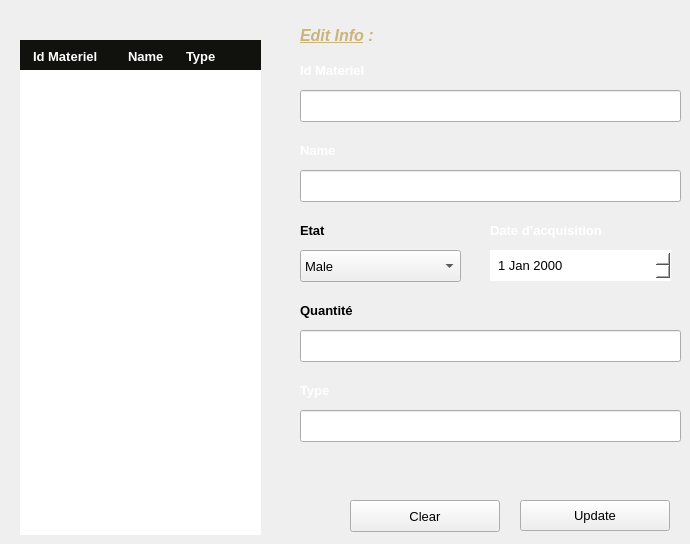
      <widget class="QWidget" name="tab_2">
       <attribute name="title">
        <string>modify</string>
       </attribute>
       <widget class="QLabel" name="label_26">
        <property name="geometry">
         <rect>
          <x>20</x>
          <y>40</y>
          <width>101</width>
          <height>34</height>
         </rect>
        </property>
        <property name="font">
         <font>
          <pointsize>10</pointsize>
          <bold>true</bold>
         </font>
        </property>
        <property name="styleSheet">
         <string notr="true">#label_26
{
	color:white;
	background:#11110E;
padding-left:10px;
}</string>
        </property>
        <property name="text">
         <string>&lt;html&gt;&lt;head/&gt;&lt;body&gt;&lt;p&gt;&lt;span style=&quot; color:#ffffff;&quot;&gt;Id Materiel&lt;/span&gt;&lt;/p&gt;&lt;/body&gt;&lt;/html&gt;</string>
        </property>
       </widget>
       <widget class="QLabel" name="label_27">
        <property name="geometry">
         <rect>
          <x>120</x>
          <y>40</y>
          <width>61</width>
          <height>34</height>
         </rect>
        </property>
        <property name="font">
         <font>
          <pointsize>10</pointsize>
          <bold>true</bold>
         </font>
        </property>
        <property name="styleSheet">
         <string notr="true">#label_27
{
	color:white;
	background:#11110E;
	padding-left:5px;
}</string>
        </property>
        <property name="text">
         <string>&lt;html&gt;&lt;head/&gt;&lt;body&gt;&lt;p&gt;Name&lt;/p&gt;&lt;/body&gt;&lt;/html&gt;</string>
        </property>
       </widget>
       <widget class="QLabel" name="label_28">
        <property name="geometry">
         <rect>
          <x>180</x>
          <y>40</y>
          <width>81</width>
          <height>34</height>
         </rect>
        </property>
        <property name="font">
         <font>
          <pointsize>10</pointsize>
          <bold>true</bold>
         </font>
        </property>
        <property name="styleSheet">
         <string notr="true">#label_28
{
	color:white;
	background:#11110E;
	padding-left:3px;
}</string>
        </property>
        <property name="text">
         <string>&lt;html&gt;&lt;head/&gt;&lt;body&gt;&lt;p&gt;Type&lt;/p&gt;&lt;/body&gt;&lt;/html&gt;</string>
        </property>
       </widget>
       <widget class="QTableView" name="updateTableView">
        <property name="geometry">
         <rect>
          <x>20</x>
          <y>70</y>
          <width>241</width>
          <height>465</height>
         </rect>
        </property>
        <property name="sizePolicy">
         <sizepolicy hsizetype="Fixed" vsizetype="Fixed">
          <horstretch>0</horstretch>
          <verstretch>0</verstretch>
         </sizepolicy>
        </property>
        <property name="focusPolicy">
         <enum>Qt::FocusPolicy::NoFocus</enum>
        </property>
        <property name="autoFillBackground">
         <bool>false</bool>
        </property>
        <property name="frameShape">
         <enum>QFrame::Shape::NoFrame</enum>
        </property>
        <property name="horizontalScrollBarPolicy">
         <enum>Qt::ScrollBarPolicy::ScrollBarAlwaysOff</enum>
        </property>
        <property name="sizeAdjustPolicy">
         <enum>QAbstractScrollArea::SizeAdjustPolicy::AdjustIgnored</enum>
        </property>
        <property name="editTriggers">
         <set>QAbstractItemView::EditTrigger::NoEditTriggers</set>
        </property>
        <property name="tabKeyNavigation">
         <bool>false</bool>
        </property>
        <property name="showDropIndicator" stdset="0">
         <bool>false</bool>
        </property>
        <property name="dragDropOverwriteMode">
         <bool>false</bool>
        </property>
        <property name="alternatingRowColors">
         <bool>true</bool>
        </property>
        <property name="selectionMode">
         <enum>QAbstractItemView::SelectionMode::SingleSelection</enum>
        </property>
        <property name="selectionBehavior">
         <enum>QAbstractItemView::SelectionBehavior::SelectRows</enum>
        </property>
        <property name="textElideMode">
         <enum>Qt::TextElideMode::ElideNone</enum>
        </property>
        <property name="showGrid">
         <bool>false</bool>
        </property>
        <property name="gridStyle">
         <enum>Qt::PenStyle::NoPen</enum>
        </property>
        <property name="cornerButtonEnabled">
         <bool>false</bool>
        </property>
        <attribute name="horizontalHeaderVisible">
         <bool>false</bool>
        </attribute>
        <attribute name="horizontalHeaderMinimumSectionSize">
         <number>30</number>
        </attribute>
        <attribute name="horizontalHeaderDefaultSectionSize">
         <number>120</number>
        </attribute>
       </widget>
       <widget class="QLabel" name="label_20">
        <property name="geometry">
         <rect>
          <x>300</x>
          <y>20</y>
          <width>81</width>
          <height>31</height>
         </rect>
        </property>
        <property name="font">
         <font>
          <family>Arial</family>
          <pointsize>12</pointsize>
          <bold>true</bold>
         </font>
        </property>
        <property name="text">
         <string>&lt;html&gt;&lt;head/&gt;&lt;body&gt;&lt;p&gt;&lt;span style=&quot; font-style:italic; text-decoration: underline; color:#cbb479;&quot;&gt;Edit Info&lt;/span&gt;&lt;span style=&quot; font-style:italic; color:#cbb479;&quot;&gt; : &lt;/span&gt;&lt;/p&gt;&lt;/body&gt;&lt;/html&gt;</string>
        </property>
       </widget>
       <widget class="QLabel" name="id_15">
        <property name="geometry">
         <rect>
          <x>300</x>
          <y>140</y>
          <width>141</width>
          <height>21</height>
         </rect>
        </property>
        <property name="font">
         <font>
          <pointsize>10</pointsize>
          <bold>true</bold>
         </font>
        </property>
        <property name="text">
         <string>&lt;html&gt;&lt;head/&gt;&lt;body&gt;&lt;p&gt;&lt;span style=&quot; color:#ffffff;&quot;&gt;Name&lt;/span&gt;&lt;/p&gt;&lt;/body&gt;&lt;/html&gt;</string>
        </property>
       </widget>
       <widget class="QLineEdit" name="updateEmpName">
        <property name="geometry">
         <rect>
          <x>300</x>
          <y>90</y>
          <width>381</width>
          <height>32</height>
         </rect>
        </property>
        <property name="font">
         <font>
          <family>Arial</family>
          <pointsize>10</pointsize>
         </font>
        </property>
        <property name="styleSheet">
         <string notr="true"/>
        </property>
       </widget>
       <widget class="QLabel" name="id_21">
        <property name="geometry">
         <rect>
          <x>300</x>
          <y>60</y>
          <width>141</width>
          <height>21</height>
         </rect>
        </property>
        <property name="font">
         <font>
          <pointsize>10</pointsize>
          <bold>true</bold>
         </font>
        </property>
        <property name="text">
         <string>&lt;html&gt;&lt;head/&gt;&lt;body&gt;&lt;p&gt;&lt;span style=&quot; color:#ffffff;&quot;&gt;Id Materiel&lt;/span&gt;&lt;/p&gt;&lt;/body&gt;&lt;/html&gt;</string>
        </property>
       </widget>
       <widget class="QLineEdit" name="updateEmpName_2">
        <property name="geometry">
         <rect>
          <x>300</x>
          <y>170</y>
          <width>381</width>
          <height>32</height>
         </rect>
        </property>
        <property name="font">
         <font>
          <family>Arial</family>
          <pointsize>10</pointsize>
         </font>
        </property>
        <property name="styleSheet">
         <string notr="true"/>
        </property>
       </widget>
       <widget class="QLabel" name="id_17">
        <property name="geometry">
         <rect>
          <x>300</x>
          <y>220</y>
          <width>141</width>
          <height>21</height>
         </rect>
        </property>
        <property name="font">
         <font>
          <pointsize>10</pointsize>
          <bold>true</bold>
         </font>
        </property>
        <property name="text">
         <string>&lt;html&gt;&lt;head/&gt;&lt;body&gt;&lt;p&gt;Etat&lt;/p&gt;&lt;/body&gt;&lt;/html&gt;</string>
        </property>
       </widget>
       <widget class="QComboBox" name="updateEmpGender">
        <property name="geometry">
         <rect>
          <x>300</x>
          <y>250</y>
          <width>161</width>
          <height>32</height>
         </rect>
        </property>
        <property name="font">
         <font>
          <family>Arial</family>
          <pointsize>10</pointsize>
         </font>
        </property>
        <property name="styleSheet">
         <string notr="true">#empDesig
{
	background:white;
	color:black;
	border:none;
	padding-left:6px;
}</string>
        </property>
        <item>
         <property name="text">
          <string>Male</string>
         </property>
        </item>
        <item>
         <property name="text">
          <string>Female</string>
         </property>
        </item>
        <item>
         <property name="text">
          <string>Other</string>
         </property>
        </item>
       </widget>
       <widget class="QLabel" name="id_19">
        <property name="geometry">
         <rect>
          <x>490</x>
          <y>220</y>
          <width>141</width>
          <height>21</height>
         </rect>
        </property>
        <property name="font">
         <font>
          <pointsize>10</pointsize>
          <bold>true</bold>
         </font>
        </property>
        <property name="text">
         <string>&lt;html&gt;&lt;head/&gt;&lt;body&gt;&lt;p&gt;&lt;span style=&quot; color:#ffffff;&quot;&gt;Date d’acquisition&lt;/span&gt;&lt;/p&gt;&lt;/body&gt;&lt;/html&gt;</string>
        </property>
       </widget>
       <widget class="QDateEdit" name="updateEmpDOB">
        <property name="geometry">
         <rect>
          <x>490</x>
          <y>250</y>
          <width>181</width>
          <height>31</height>
         </rect>
        </property>
        <property name="font">
         <font>
          <family>Arial</family>
          <pointsize>10</pointsize>
         </font>
        </property>
        <property name="styleSheet">
         <string notr="true">#updateEmpDOB
{
	background:white;
	color:black;
	border:none;
	padding-left:6px;
}</string>
        </property>
       </widget>
       <widget class="QLabel" name="id_18">
        <property name="geometry">
         <rect>
          <x>300</x>
          <y>300</y>
          <width>141</width>
          <height>21</height>
         </rect>
        </property>
        <property name="font">
         <font>
          <pointsize>10</pointsize>
          <bold>true</bold>
         </font>
        </property>
        <property name="text">
         <string>&lt;html&gt;&lt;head/&gt;&lt;body&gt;&lt;p&gt;Quantité&lt;/p&gt;&lt;/body&gt;&lt;/html&gt;</string>
        </property>
       </widget>
       <widget class="QLineEdit" name="updateEmpPhone">
        <property name="geometry">
         <rect>
          <x>300</x>
          <y>330</y>
          <width>381</width>
          <height>32</height>
         </rect>
        </property>
        <property name="font">
         <font>
          <family>Arial</family>
          <pointsize>10</pointsize>
         </font>
        </property>
        <property name="styleSheet">
         <string notr="true"/>
        </property>
       </widget>
       <widget class="QLabel" name="id_16">
        <property name="geometry">
         <rect>
          <x>300</x>
          <y>380</y>
          <width>141</width>
          <height>21</height>
         </rect>
        </property>
        <property name="font">
         <font>
          <pointsize>10</pointsize>
          <bold>true</bold>
         </font>
        </property>
        <property name="text">
         <string>&lt;html&gt;&lt;head/&gt;&lt;body&gt;&lt;p&gt;&lt;span style=&quot; color:#ffffff;&quot;&gt;Type&lt;/span&gt;&lt;/p&gt;&lt;/body&gt;&lt;/html&gt;</string>
        </property>
       </widget>
       <widget class="QLineEdit" name="updateEmpPhone_2">
        <property name="geometry">
         <rect>
          <x>300</x>
          <y>410</y>
          <width>381</width>
          <height>32</height>
         </rect>
        </property>
        <property name="font">
         <font>
          <family>Arial</family>
          <pointsize>10</pointsize>
         </font>
        </property>
        <property name="styleSheet">
         <string notr="true"/>
        </property>
       </widget>
       <widget class="QPushButton" name="pushButton_9">
        <property name="geometry">
         <rect>
          <x>350</x>
          <y>500</y>
          <width>150</width>
          <height>32</height>
         </rect>
        </property>
        <property name="font">
         <font>
          <pointsize>10</pointsize>
         </font>
        </property>
        <property name="cursor">
         <cursorShape>PointingHandCursor</cursorShape>
        </property>
        <property name="focusPolicy">
         <enum>Qt::FocusPolicy::TabFocus</enum>
        </property>
        <property name="styleSheet">
         <string notr="true">#pushButton_8
{
	background:#EC3245;
	border:none;
	color:white;
}

#pushButton_8:hover
{
	background:#2d2d2d;
	border:2px solid #EC3245;
	color:#EC3245;
}</string>
        </property>
        <property name="text">
         <string>Clear</string>
        </property>
       </widget>
       <widget class="QPushButton" name="pushButton_10">
        <property name="geometry">
         <rect>
          <x>520</x>
          <y>500</y>
          <width>150</width>
          <height>31</height>
         </rect>
        </property>
        <property name="font">
         <font>
          <pointsize>10</pointsize>
         </font>
        </property>
        <property name="cursor">
         <cursorShape>PointingHandCursor</cursorShape>
        </property>
        <property name="focusPolicy">
         <enum>Qt::FocusPolicy::TabFocus</enum>
        </property>
        <property name="styleSheet">
         <string notr="true">#pushButton_7
{
	background:#00855C;
	border:none;
	color:white;
}

#pushButton_7:hover
{
	background:#2D2D2D;
	border:2px solid #00855C;
	color:#00855C;
}</string>
        </property>
        <property name="text">
         <string>Update</string>
        </property>
       </widget>
      </widget>
